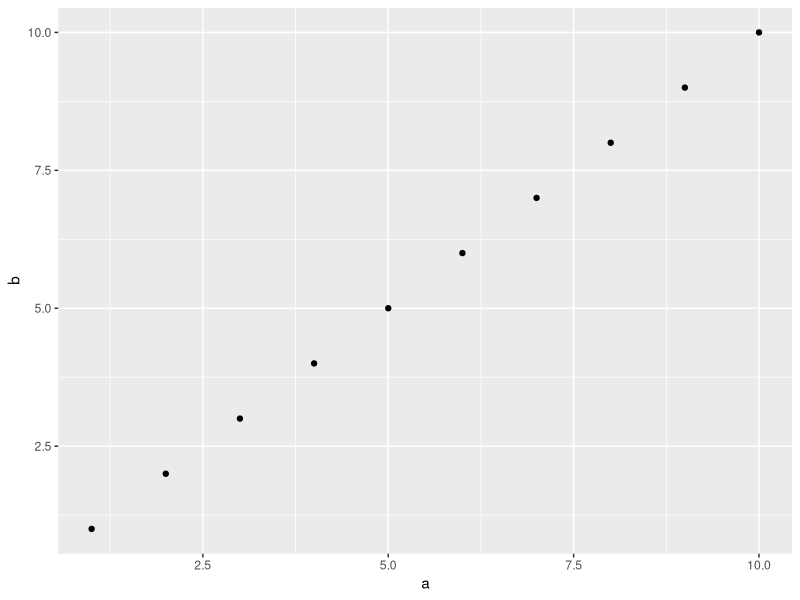

This chart was generated by the following R code:
## ---- chunk 1
2+2
## ---- chunk 2
library(ggplot2)
library(tidyverse)
x <- data.frame(a = 1:10, b = 1:10)
x %>% ggplot(aes(a, b)) +
  geom_point()
